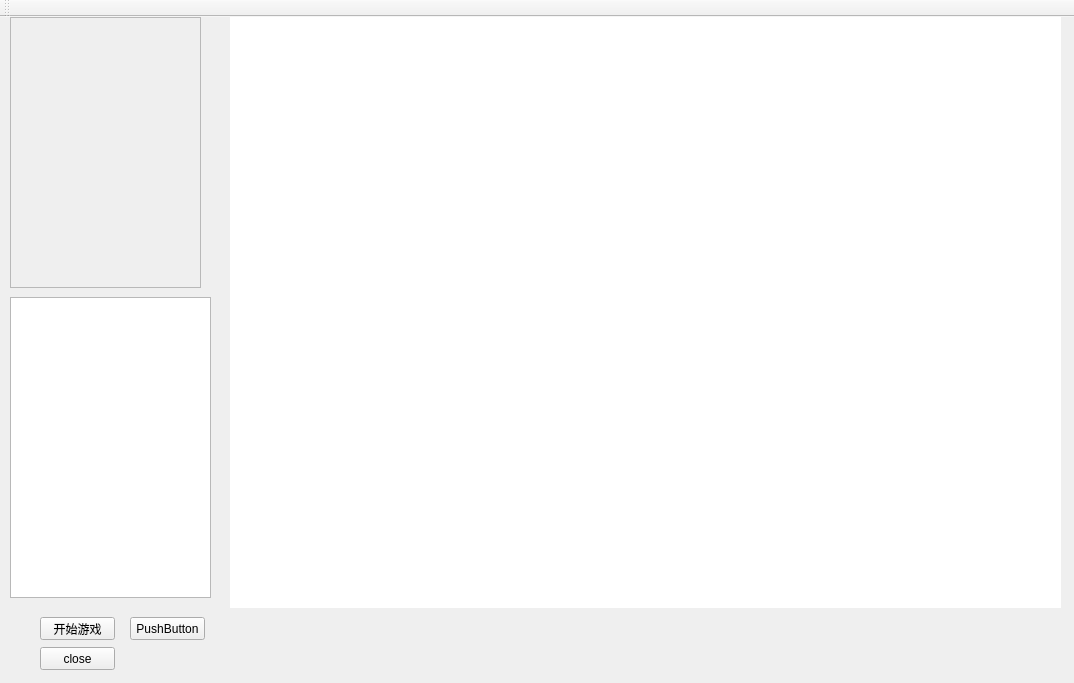
<?xml version="1.0" encoding="UTF-8"?>
<ui version="4.0">
 <class>MainWindow</class>
 <widget class="QMainWindow" name="MainWindow">
  <property name="geometry">
   <rect>
    <x>0</x>
    <y>0</y>
    <width>1074</width>
    <height>683</height>
   </rect>
  </property>
  <property name="windowTitle">
   <string>MainWindow</string>
  </property>
  <widget class="QWidget" name="centralWidget">
   <widget class="QPushButton" name="closeServerBtn">
    <property name="geometry">
     <rect>
      <x>40</x>
      <y>630</y>
      <width>75</width>
      <height>23</height>
     </rect>
    </property>
    <property name="text">
     <string>close</string>
    </property>
   </widget>
   <widget class="QGraphicsView" name="graphicsView">
    <property name="geometry">
     <rect>
      <x>230</x>
      <y>0</y>
      <width>831</width>
      <height>591</height>
     </rect>
    </property>
    <property name="minimumSize">
     <size>
      <width>768</width>
      <height>462</height>
     </size>
    </property>
    <property name="focusPolicy">
     <enum>Qt::ClickFocus</enum>
    </property>
    <property name="styleSheet">
     <string notr="true">QGraphicsView#graphicsView{padding:0px;border:none; border-radius:10px}</string>
    </property>
    <property name="verticalScrollBarPolicy">
     <enum>Qt::ScrollBarAlwaysOff</enum>
    </property>
    <property name="horizontalScrollBarPolicy">
     <enum>Qt::ScrollBarAlwaysOff</enum>
    </property>
   </widget>
   <widget class="QScrollArea" name="scrollArea">
    <property name="geometry">
     <rect>
      <x>10</x>
      <y>0</y>
      <width>191</width>
      <height>271</height>
     </rect>
    </property>
    <property name="widgetResizable">
     <bool>true</bool>
    </property>
    <widget class="QWidget" name="scrollAreaWidgetContents">
     <property name="geometry">
      <rect>
       <x>0</x>
       <y>0</y>
       <width>189</width>
       <height>269</height>
      </rect>
     </property>
     <layout class="QVBoxLayout" name="verticalLayout">
      <item>
       <spacer name="verticalSpacer">
        <property name="orientation">
         <enum>Qt::Vertical</enum>
        </property>
        <property name="sizeHint" stdset="0">
         <size>
          <width>20</width>
          <height>40</height>
         </size>
        </property>
       </spacer>
      </item>
     </layout>
    </widget>
   </widget>
   <widget class="QPushButton" name="pushButton">
    <property name="geometry">
     <rect>
      <x>40</x>
      <y>600</y>
      <width>75</width>
      <height>23</height>
     </rect>
    </property>
    <property name="text">
     <string>开始游戏</string>
    </property>
   </widget>
   <widget class="QListWidget" name="listWidget">
    <property name="geometry">
     <rect>
      <x>10</x>
      <y>280</y>
      <width>201</width>
      <height>301</height>
     </rect>
    </property>
   </widget>
   <widget class="QPushButton" name="pushButton_2">
    <property name="geometry">
     <rect>
      <x>130</x>
      <y>600</y>
      <width>75</width>
      <height>23</height>
     </rect>
    </property>
    <property name="text">
     <string>PushButton</string>
    </property>
   </widget>
  </widget>
  <widget class="QToolBar" name="mainToolBar">
   <attribute name="toolBarArea">
    <enum>TopToolBarArea</enum>
   </attribute>
   <attribute name="toolBarBreak">
    <bool>false</bool>
   </attribute>
  </widget>
 </widget>
 <layoutdefault spacing="6" margin="11"/>
 <resources/>
 <connections/>
</ui>
